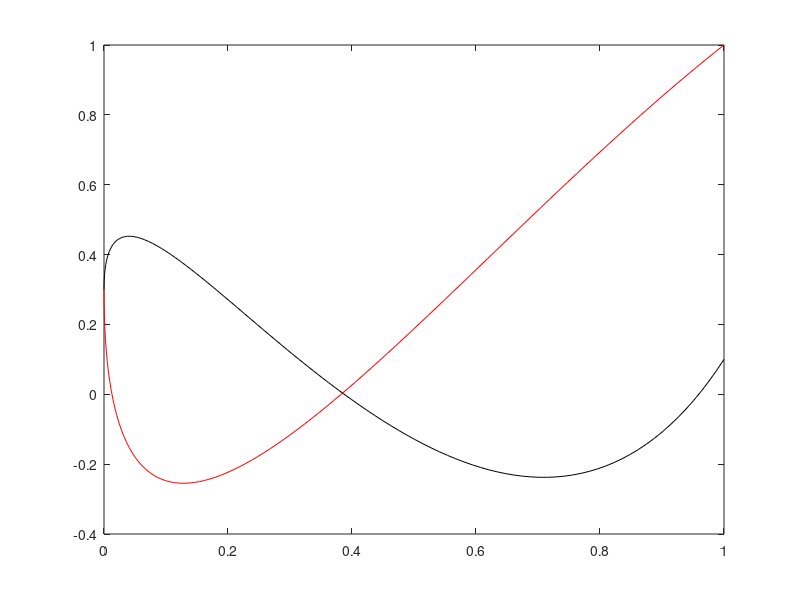

Recreate this plot in MATLAB.
t=[0.0:0.01:1.0];
b=[1.0 1.0; 0.5 0.3; 0.0 -1.0; 0.0 0.3; 0.0 0.3; 0.0 1.0; 0.6 -1.0; 1.0 0.1];

x = 0;
y = 0;

for i=1:4
 
  ifak = 1;
  for j=1:i-1
    ifak = ifak * j;
  end
  
  nfak = 1;  
  for j=1:3
    nfak = nfak * j;
  end
  
  nminifak = 1;
  for j=1:4-i;
    nminifak = nminifak * j;
  end
  
  x = x + b(i,1) * (nfak/(ifak * nminifak)) * (t.^(i-1)) .* ((1-t).^(4-i));
  y = y + b(i,2) * (nfak/(ifak * nminifak)) * (t.^(i-1)) .* ((1-t).^(4-i));

end 

plot(x,y,'r');
hold on;

x = 0;
y = 0;

for i=5:8
   
  ifak = 1;
  for j=1:i-5
    ifak = ifak * j;
  end
  
  nfak = 1;  
  for j=1:3
    nfak = nfak * j;
  end
  
  nminifak = 1;
  for j=1:8-i;
    nminifak = nminifak * j;
  end
  
  x = x + b(i,1) * (nfak/(ifak * nminifak)) * (t.^(i-5)) .* ((1-t).^(8-i));
  y = y + b(i,2) * (nfak/(ifak * nminifak)) * (t.^(i-5)) .* ((1-t).^(8-i));

end 

plot(x,y,'k');
